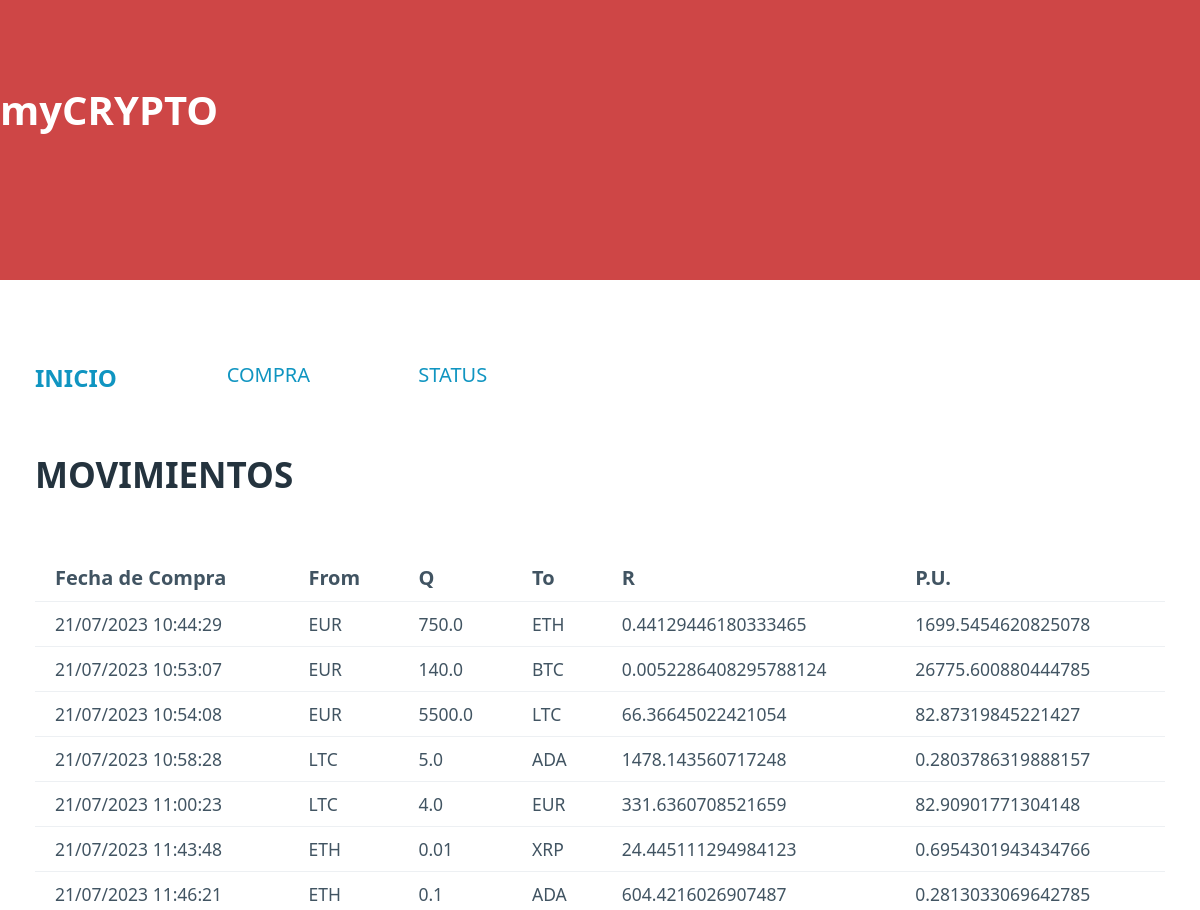
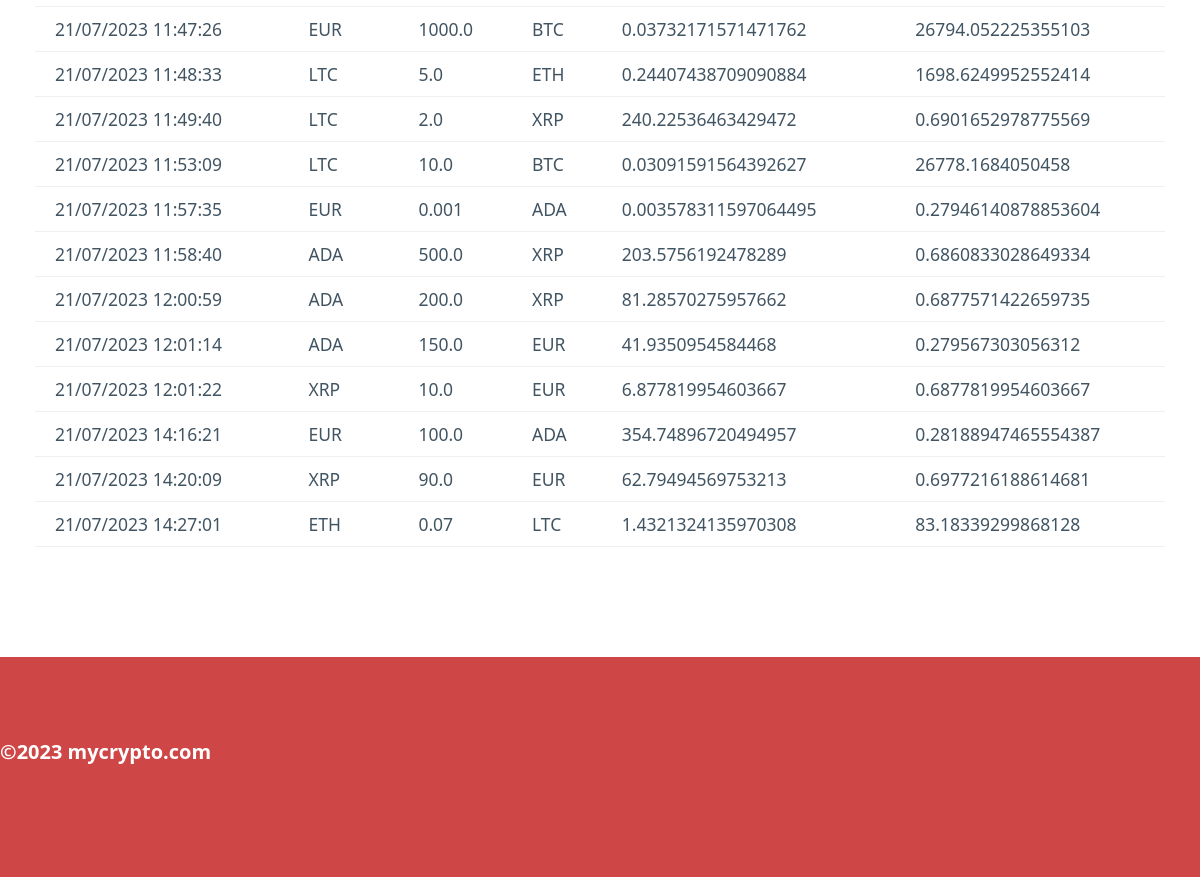
Before: / with the older database file (2 pictures, top to bottom).
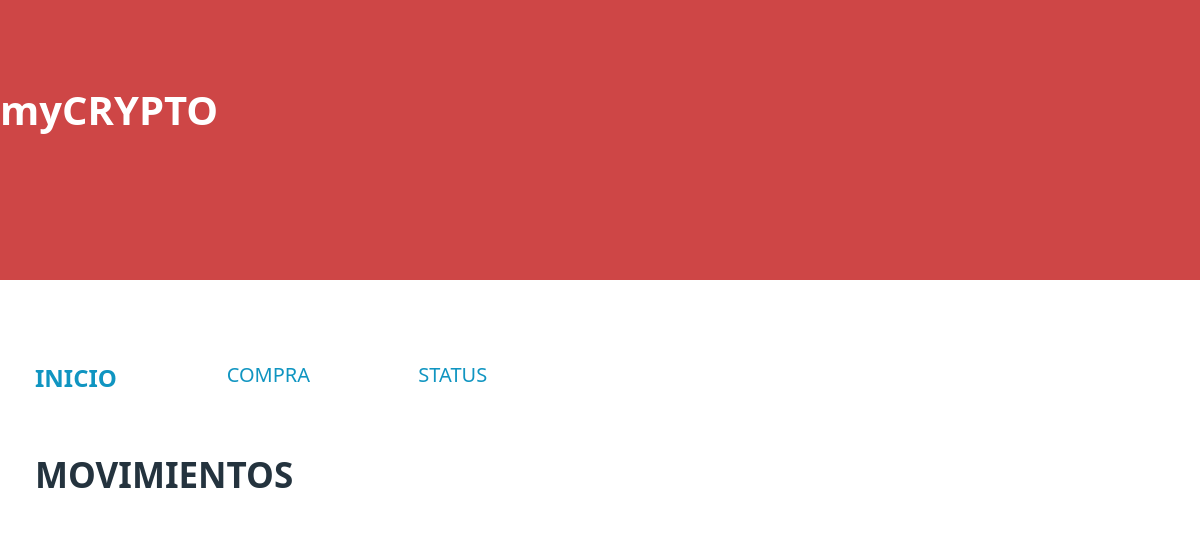
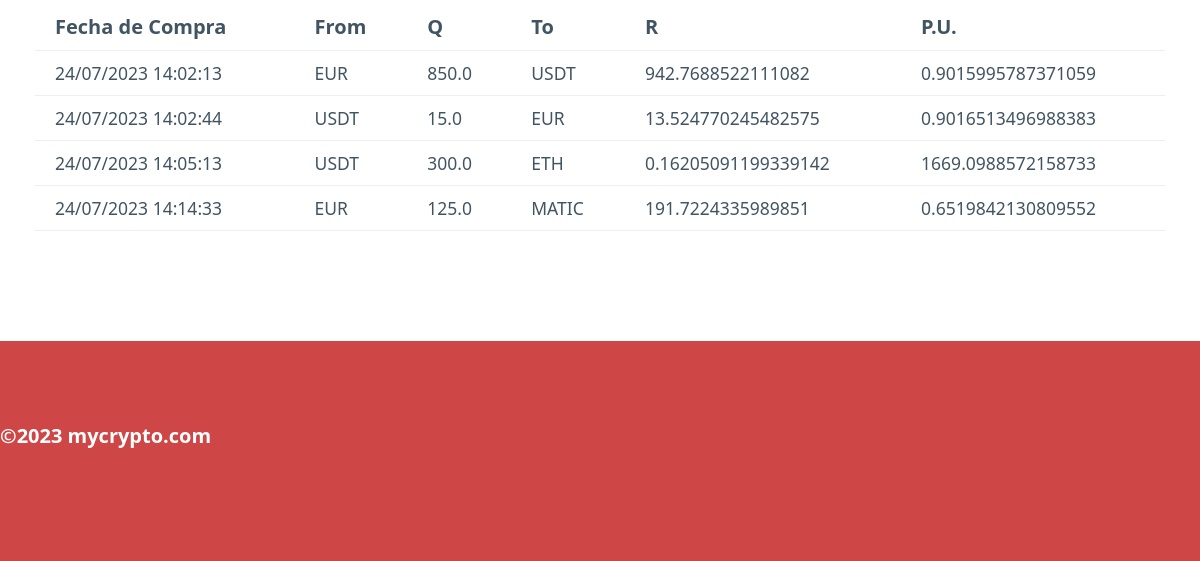
After: the same page with the newer database file (2 pictures, top to bottom).
### tables this page shows
CREATE TABLE "registro" (
	"id"	INTEGER NOT NULL,
	"Fecha"	TEXT NOT NULL,
	"Froome"	TEXT NOT NULL,
	"Q"	REAL NOT NULL,
	"Too"	TEXT NOT NULL,
	"R"	REAL NOT NULL,
	"PU"	REAL NOT NULL,
	PRIMARY KEY("id" AUTOINCREMENT)
);

### mi_aplicacion/routes.py (the view)
@app.route("/")
def index():
    try:
        print("saldos es", saldos())
        print()
        return render_template("index.html", resumen = show())
    except:
        return render_template("index.html", error= "Ups...arece que hay problemas para cargar la página correctamente")

### mi_aplicacion/controler.py (called while the page is built)
def saldos():
    connection = sqlite3.connect("data/registro.db")
    cur = connection.cursor()
    criptos = ['EUR' ,'BTC', 'ETH', 'ADA', 'XRP', 'LTC', 'BNB', 'USDT', 'SOL', 'MATIC']
    saldos = {}
    for cripto in criptos:
        query = """SELECT R FROM registro WHERE Too = (?) """
        cur.execute(query, (cripto,))
        sumatorio = cur.fetchall()
        if len(sumatorio) > 0:
            total = 0
            for saldo in sumatorio:
                total += saldo[0]
            saldos[cripto] = total
        else:
            saldos[cripto] = 0
    for cripto in criptos:
        query = """SELECT Q FROM registro WHERE Froome = (?) """
        cur.execute(query, (cripto,))
        sumatorio = cur.fetchall()
        if len(sumatorio) > 0:
            for saldo in sumatorio:
                saldos[cripto] -= saldo[0]
    return saldos

### mi_aplicacion/templates/index.html (shortened to what this page needs)
<html lang="en">
<head>
    <link rel="stylesheet" href="static/pico.css">
    <link rel="stylesheet" href="static/style.css">
</head>
<body>
    <header class="titulo">
        <h1>myCRYPTO</h1>
    </header>
    <main class="container">
    <div class="grid">
        <div>
            <a class="disabled" href="/" id="menu">INICIO</a>
        </div>
        <div>
            <a href="/compra">COMPRA</a>
        </div>
        <div>
            <a href="/status">STATUS</a>
        </div>
        <div></div>
        <div></div>
        <div></div>
    </div>
    {% if error %}
    <p></p>
    {{ error }}
    {% else %}
    <h2>MOVIMIENTOS</h2>
    {% if resumen %}
    <table>
        <tr>
            <th><strong>Fecha de Compra</strong></th>
            <th><strong>From</strong></th>
            <th><strong>Q</strong></th>
            <th><strong>To</strong></th>
            <th><strong>R</strong></th>
            <th><strong>P.U.</strong></th>
        </tr>
        {% for posicion in resumen %}
        <tr>
            <td>{{posicion.moment}}</td>
            <td>{{posicion.coin_from}}</td>
            <td>{{posicion.q}}</td>
            <td>{{posicion.coin_to}}</td>
            <td>{{posicion.r}}</td>
            <td>{{posicion.value_u}}</td>
        </tr>
        {% endfor %}
    </table>
    {% else %}
    <h5>Aún no has realizado ninguna compra, ve a la página de compra para comenzar a operar</h5>
    {% endif %}
    {% endif %}
    </main>
    <footer class="titulo">
        <p class="copy"><strong>&copy2023 mycrypto.com</strong></p>
    </footer>
</body>
</html>

Changed rows visible on the page:
removed registro: moment "21/07/2023 10:44:29", coin_from "EUR", q "750.0", coin_to "ETH", r "0.44129446180333465", value_u "1699.5454620825078"
removed registro: moment "21/07/2023 10:53:07", coin_from "EUR", q "140.0", coin_to "BTC", r "0.0052286408295788124", value_u "26775.600880444785"
removed registro: moment "21/07/2023 10:54:08", coin_from "EUR", q "5500.0", coin_to "LTC", r "66.36645022421054", value_u "82.87319845221427"
removed registro: moment "21/07/2023 10:58:28", coin_from "LTC", q "5.0", coin_to "ADA", r "1478.143560717248", value_u "0.2803786319888157"
removed registro: moment "21/07/2023 11:00:23", coin_from "LTC", q "4.0", coin_to "EUR", r "331.6360708521659", value_u "82.90901771304148"
removed registro: moment "21/07/2023 11:43:48", coin_from "ETH", q "0.01", coin_to "XRP", r "24.445111294984123", value_u "0.6954301943434766"
removed registro: moment "21/07/2023 11:46:21", coin_from "ETH", q "0.1", coin_to "ADA", r "604.4216026907487", value_u "0.2813033069642785"
removed registro: moment "21/07/2023 11:47:26", coin_from "EUR", q "1000.0", coin_to "BTC", r "0.03732171571471762", value_u "26794.052225355103"
removed registro: moment "21/07/2023 11:48:33", coin_from "LTC", q "5.0", coin_to "ETH", r "0.24407438709090884", value_u "1698.6249952552414"
removed registro: moment "21/07/2023 11:49:40", coin_from "LTC", q "2.0", coin_to "XRP", r "240.22536463429472", value_u "0.6901652978775569"
removed registro: moment "21/07/2023 11:53:09", coin_from "LTC", q "10.0", coin_to "BTC", r "0.03091591564392627", value_u "26778.1684050458"
removed registro: moment "21/07/2023 11:57:35", coin_from "EUR", q "0.001", coin_to "ADA", r "0.003578311597064495", value_u "0.27946140878853604"
removed registro: moment "21/07/2023 11:58:40", coin_from "ADA", q "500.0", coin_to "XRP", r "203.5756192478289", value_u "0.6860833028649334"
removed registro: moment "21/07/2023 12:00:59", coin_from "ADA", q "200.0", coin_to "XRP", r "81.28570275957662", value_u "0.6877571422659735"
removed registro: moment "21/07/2023 12:01:14", coin_from "ADA", q "150.0", coin_to "EUR", r "41.9350954584468", value_u "0.279567303056312"
removed registro: moment "21/07/2023 12:01:22", coin_from "XRP", q "10.0", coin_to "EUR", r "6.877819954603667", value_u "0.6877819954603667"
removed registro: moment "21/07/2023 14:16:21", coin_from "EUR", q "100.0", coin_to "ADA", r "354.74896720494957", value_u "0.28188947465554387"
removed registro: moment "21/07/2023 14:20:09", coin_from "XRP", q "90.0", coin_to "EUR", r "62.79494569753213", value_u "0.6977216188614681"
removed registro: moment "21/07/2023 14:27:01", coin_from "ETH", q "0.07", coin_to "LTC", r "1.4321324135970308", value_u "83.18339299868128"
added registro: moment "24/07/2023 14:02:13", coin_from "EUR", q "850.0", coin_to "USDT", r "942.7688522111082", value_u "0.9015995787371059"
added registro: moment "24/07/2023 14:02:44", coin_from "USDT", q "15.0", coin_to "EUR", r "13.524770245482575", value_u "0.9016513496988383"
added registro: moment "24/07/2023 14:05:13", coin_from "USDT", q "300.0", coin_to "ETH", r "0.16205091199339142", value_u "1669.0988572158733"
added registro: moment "24/07/2023 14:14:33", coin_from "EUR", q "125.0", coin_to "MATIC", r "191.7224335989851", value_u "0.6519842130809552"
